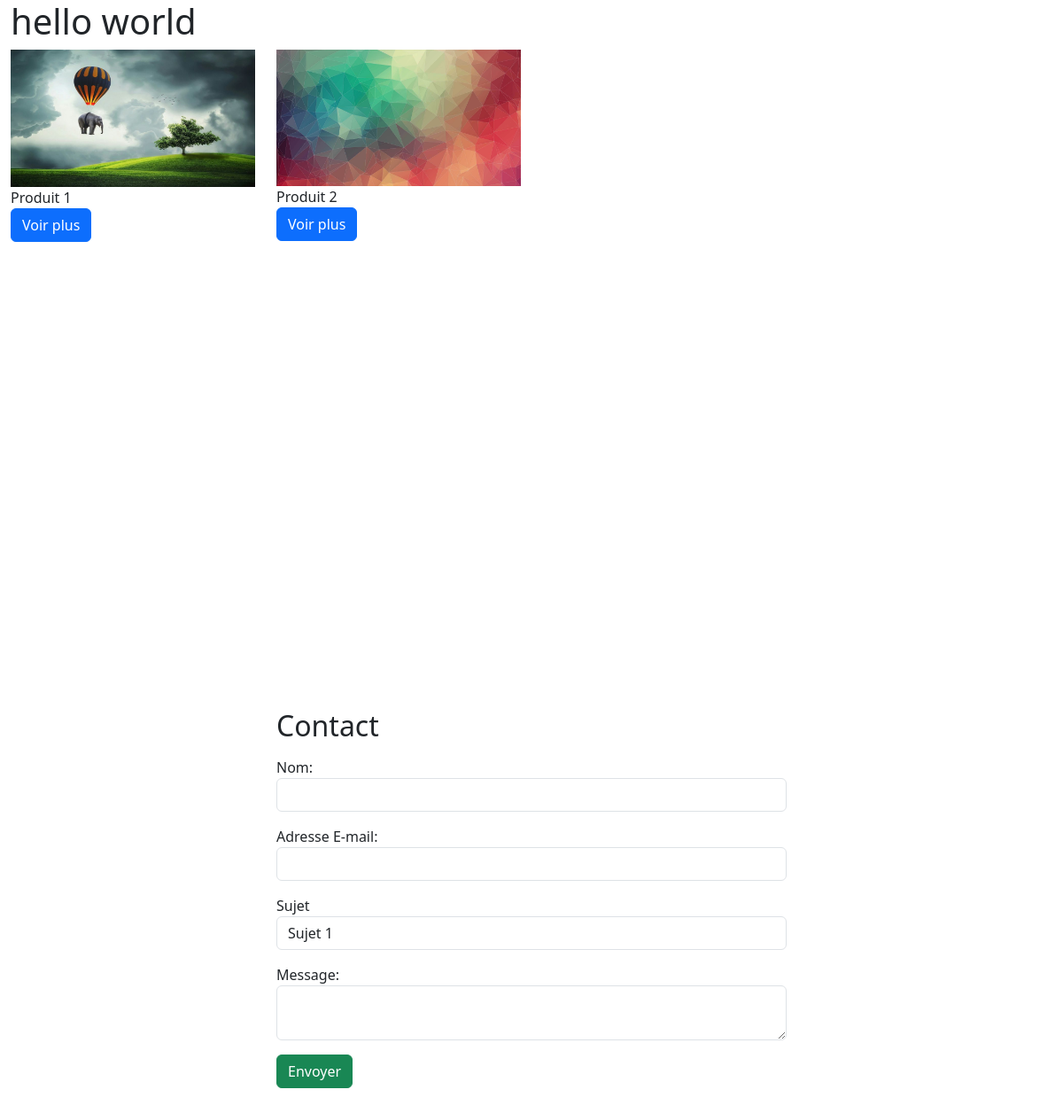
The page / on the database its author committed.
### tables this page shows
CREATE TABLE IF NOT EXISTS `products` (
  `id` int NOT NULL AUTO_INCREMENT,
  `nom` varchar(255) NOT NULL,
  `categorie` varchar(255) NOT NULL,
  `fichier` varchar(255) NOT NULL,
  `description` text NOT NULL,
  `date` date NOT NULL,
  `prix` decimal(6,2) NOT NULL,
  PRIMARY KEY (`id`)
);

### index.php (the view, shortened to what this page needs)
<?php
    require "connexion.php";
?>
<!DOCTYPE html>
<html lang="en">
<head>
    <link href="https://cdn.jsdelivr.net/npm/bootstrap@5.3.2/dist/css/bootstrap.min.css" rel="stylesheet">
    <link rel="stylesheet" type="text/css" href="style.css">
</head>
<body>
    <div class="container-fluid">
        <div class="slide" id="home">
            <h1>hello world</h1>
            <div class="row">
                <?php
                    $req = $bdd->query("SELECT * FROM products ORDER BY id ASC");
                    while($don = $req->fetch())
                    {
                         echo "<div class='col-md-3'>";
                            echo "<img src='images/".$don['fichier']."' class='img-fluid' />";
                            echo "<div class='title'>".$don['nom']."</div>";
                            echo "<a href='show.php?id=".$don['id']."' class='btn btn-primary'>Voir plus</a>";
                         echo "</div>";
                    }
                ?>
            </div>
        </div>
        <div class="slide" id="contact">
            <div class="row">
                <div class="col-6 offset-3">
                    <h2>Contact</h2>
                    <form action="traitement.php" method="POST">
                        <div class="form-group my-3">
                            <label for="nom">Nom: </label>
                            <input type="text" id="nom" name="nom" class="form-control">
                        </div>
                        <div class="form-group my-3">
                            <label for="email">Adresse E-mail: </label>
                            <input type="email" name="email" id="email" class="form-control">
                        </div>
                        <div class="form-group">
                            <label for="sujet">Sujet</label>
                            <select name="sujet" id="sujet" class="form-control">
                                <option value="sujet 1">Sujet 1</option>
                            </select>
                        </div>
                        <div class="form-group my-3">
                            <label for="message">Message: </label>
                            <textarea name="message" id="message" class="form-control"></textarea>
                        </div>
                        <div class="form-group my-3">
                            <input type="submit" value="Envoyer" class="btn btn-success">
                        </div>
                    </form>
                </div>
            </div>
        </div>
    </div>
</body>
</html>

### style.css (style rules this page uses)
.slide { width: 100%; min-height: 100vh; }

### rows shown on the page
products: fichier (picture), nom "Produit 1"
products: fichier (picture), nom "Produit 2"
